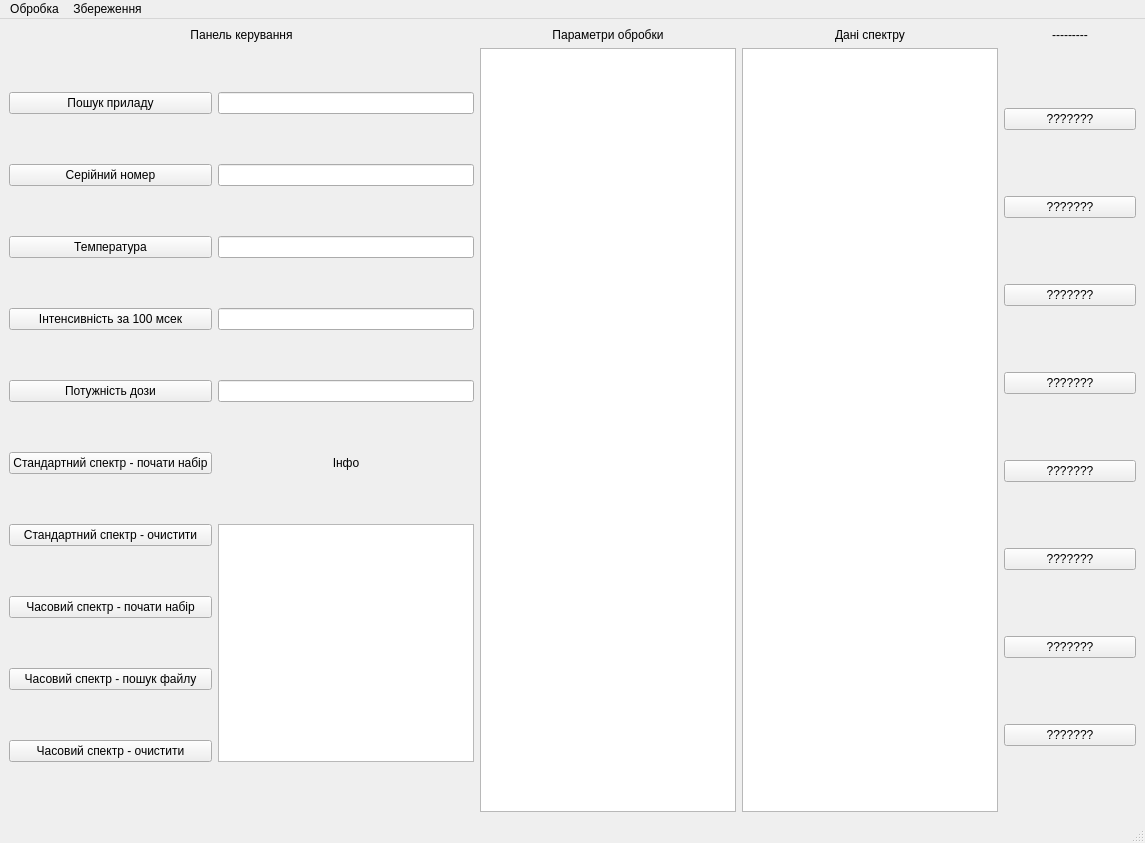
<?xml version="1.0" encoding="UTF-8"?>
<ui version="4.0">
 <class>MainWindow</class>
 <widget class="QMainWindow" name="MainWindow">
  <property name="geometry">
   <rect>
    <x>0</x>
    <y>0</y>
    <width>1145</width>
    <height>843</height>
   </rect>
  </property>
  <property name="windowTitle">
   <string>Командне вікно</string>
  </property>
  <widget class="QWidget" name="centralwidget">
   <layout class="QGridLayout" name="gridLayout_3">
    <item row="0" column="0">
     <layout class="QGridLayout" name="gridLayout_2">
      <item row="1" column="3">
       <layout class="QVBoxLayout" name="verticalLayout_2">
        <item>
         <widget class="QPushButton" name="pushButton_2">
          <property name="sizePolicy">
           <sizepolicy hsizetype="Expanding" vsizetype="Fixed">
            <horstretch>0</horstretch>
            <verstretch>0</verstretch>
           </sizepolicy>
          </property>
          <property name="text">
           <string>???????</string>
          </property>
         </widget>
        </item>
        <item>
         <widget class="QPushButton" name="pushButton_3">
          <property name="text">
           <string>???????</string>
          </property>
         </widget>
        </item>
        <item>
         <widget class="QPushButton" name="pushButton_4">
          <property name="text">
           <string>???????</string>
          </property>
         </widget>
        </item>
        <item>
         <widget class="QPushButton" name="pushButton_5">
          <property name="text">
           <string>???????</string>
          </property>
         </widget>
        </item>
        <item>
         <widget class="QPushButton" name="pushButton_6">
          <property name="text">
           <string>???????</string>
          </property>
         </widget>
        </item>
        <item>
         <widget class="QPushButton" name="pushButton_7">
          <property name="text">
           <string>???????</string>
          </property>
         </widget>
        </item>
        <item>
         <widget class="QPushButton" name="pushButton_8">
          <property name="text">
           <string>???????</string>
          </property>
         </widget>
        </item>
        <item>
         <widget class="QPushButton" name="pushButton">
          <property name="text">
           <string>???????</string>
          </property>
         </widget>
        </item>
       </layout>
      </item>
      <item row="0" column="0">
       <widget class="QLabel" name="label_2">
        <property name="text">
         <string>Панель керування</string>
        </property>
        <property name="alignment">
         <set>Qt::AlignCenter</set>         
        </property>
       </widget>
      </item>
      <item row="1" column="2">
       <widget class="QTextEdit" name="textEdit_2"/>
      </item>
      <item row="0" column="3">
       <widget class="QLabel" name="label_4">
        <property name="text">
         <string>---------</string>
        </property>
        <property name="alignment">
         <set>Qt::AlignCenter</set>
        </property>
       </widget>
      </item>
      <item row="0" column="1">
       <widget class="QLabel" name="label">
        <property name="text">
         <string>Параметри обробки</string>
        </property>
        <property name="alignment">
         <set>Qt::AlignCenter</set>
        </property>
       </widget>
      </item>
      <item row="0" column="2">
       <widget class="QLabel" name="label_3">
        <property name="text">
         <string>Дані спектру</string>
        </property>
        <property name="alignment">
         <set>Qt::AlignCenter</set>
        </property>
       </widget>
      </item>
      <item row="1" column="0">
       <layout class="QGridLayout" name="gridLayout">
        <item row="3" column="1">
         <widget class="QLineEdit" name="lineEdit_intence">
          <property name="sizePolicy">
           <sizepolicy hsizetype="Minimum" vsizetype="Fixed">
            <horstretch>0</horstretch>
            <verstretch>0</verstretch>
           </sizepolicy>
          </property>
         </widget>
        </item>
        <item row="4" column="1">
         <widget class="QLineEdit" name="lineEdit_paed">
          <property name="sizePolicy">
           <sizepolicy hsizetype="Minimum" vsizetype="Fixed">
            <horstretch>0</horstretch>
            <verstretch>0</verstretch>
           </sizepolicy>
          </property>
         </widget>
        </item>
        <item row="7" column="0">
         <widget class="QPushButton" name="pushButton_start_2_spectre">
          <property name="sizePolicy">
           <sizepolicy hsizetype="Expanding" vsizetype="Fixed">
            <horstretch>0</horstretch>
            <verstretch>0</verstretch>
           </sizepolicy>
          </property>
          <property name="text">
           <string>Часовий спектр - почати набір</string>
          </property>
         </widget>
        </item>
        <item row="9" column="0">
         <widget class="QPushButton" name="pushButton_clear_2_spectre">
          <property name="sizePolicy">
           <sizepolicy hsizetype="Expanding" vsizetype="Fixed">
            <horstretch>0</horstretch>
            <verstretch>0</verstretch>
           </sizepolicy>
          </property>
          <property name="text">
           <string>Часовий спектр - очистити</string>
          </property>
         </widget>
        </item>
        <item row="0" column="0">
         <widget class="QPushButton" name="pushButton_search_dev">
          <property name="sizePolicy">
           <sizepolicy hsizetype="Expanding" vsizetype="Fixed">
            <horstretch>0</horstretch>
            <verstretch>0</verstretch>
           </sizepolicy>
          </property>
          <property name="text">
           <string>Пошук приладу</string>
          </property>
         </widget>
        </item>
        <item row="6" column="1" rowspan="4">
         <widget class="QTextEdit" name="textEdit_3">
          <property name="sizePolicy">
           <sizepolicy hsizetype="Minimum" vsizetype="Expanding">
            <horstretch>0</horstretch>
            <verstretch>0</verstretch>
           </sizepolicy>
          </property>
         </widget>
        </item>
        <item row="3" column="0">
         <widget class="QPushButton" name="pushButton_intence">
          <property name="sizePolicy">
           <sizepolicy hsizetype="Expanding" vsizetype="Fixed">
            <horstretch>0</horstretch>
            <verstretch>0</verstretch>
           </sizepolicy>
          </property>
          <property name="text">
           <string>Інтенсивність за 100 мсек</string>
          </property>
         </widget>
        </item>
        <item row="4" column="0">
         <widget class="QPushButton" name="pushButton_paed">
          <property name="sizePolicy">
           <sizepolicy hsizetype="Expanding" vsizetype="Fixed">
            <horstretch>0</horstretch>
            <verstretch>0</verstretch>
           </sizepolicy>
          </property>
          <property name="text">
           <string>Потужність дози</string>
          </property>
         </widget>
        </item>
        <item row="1" column="0">
         <widget class="QPushButton" name="pushButton_ser_num_dev">
          <property name="sizePolicy">
           <sizepolicy hsizetype="Expanding" vsizetype="Fixed">
            <horstretch>0</horstretch>
            <verstretch>0</verstretch>
           </sizepolicy>
          </property>
          <property name="text">
           <string>Серійний номер</string>
          </property>
         </widget>
        </item>
        <item row="6" column="0">
         <widget class="QPushButton" name="pushButton_clear_1_spectre">
          <property name="sizePolicy">
           <sizepolicy hsizetype="Expanding" vsizetype="Fixed">
            <horstretch>0</horstretch>
            <verstretch>0</verstretch>
           </sizepolicy>
          </property>
          <property name="text">
           <string>Стандартний спектр - очистити</string>
          </property>
         </widget>
        </item>
        <item row="2" column="1">
         <widget class="QLineEdit" name="lineEdit_temp">
          <property name="sizePolicy">
           <sizepolicy hsizetype="Minimum" vsizetype="Fixed">
            <horstretch>0</horstretch>
            <verstretch>0</verstretch>
           </sizepolicy>
          </property>
         </widget>
        </item>
        <item row="1" column="1">
         <widget class="QLineEdit" name="lineEdit_ser_num">
          <property name="sizePolicy">
           <sizepolicy hsizetype="Minimum" vsizetype="Fixed">
            <horstretch>0</horstretch>
            <verstretch>0</verstretch>
           </sizepolicy>
          </property>
         </widget>
        </item>
        <item row="5" column="1">
         <widget class="QLabel" name="label_5">
          <property name="text">
           <string>Інфо</string>
          </property>
          <property name="alignment">
           <set>Qt::AlignCenter</set>
          </property>
         </widget>
        </item>
        <item row="5" column="0">
         <widget class="QPushButton" name="pushButton_start_1_spectre">
          <property name="sizePolicy">
           <sizepolicy hsizetype="Expanding" vsizetype="Fixed">
            <horstretch>0</horstretch>
            <verstretch>0</verstretch>
           </sizepolicy>
          </property>
          <property name="text">
           <string>Стандартний спектр - почати набір</string>
          </property>
         </widget>
        </item>
        <item row="0" column="1">
         <widget class="QLineEdit" name="lineEdit_search">
          <property name="sizePolicy">
           <sizepolicy hsizetype="Minimum" vsizetype="Fixed">
            <horstretch>0</horstretch>
            <verstretch>0</verstretch>
           </sizepolicy>
          </property>
         </widget>
        </item>
        <item row="2" column="0">
         <widget class="QPushButton" name="pushButton_temp_dev">
          <property name="sizePolicy">
           <sizepolicy hsizetype="Expanding" vsizetype="Fixed">
            <horstretch>0</horstretch>
            <verstretch>0</verstretch>
           </sizepolicy>
          </property>
          <property name="text">
           <string>Температура</string>
          </property>
         </widget>
        </item>
        <item row="8" column="0">
         <widget class="QPushButton" name="pushButton_9">
          <property name="text">
           <string>Часовий спектр - пошук файлу</string>
          </property>
         </widget>
        </item>
       </layout>
      </item>
      <item row="1" column="1">
       <widget class="QTextEdit" name="textEdit"/>
      </item>
     </layout>
    </item>
   </layout>
  </widget>
  <widget class="QStatusBar" name="statusbar"/>
  <widget class="QMenuBar" name="menuBar">
   <property name="geometry">
    <rect>
     <x>0</x>
     <y>0</y>
     <width>1145</width>
     <height>22</height>
    </rect>
   </property>
   <widget class="QMenu" name="menu">
    <property name="title">
     <string>Обробка</string>
    </property>
    <addaction name="action_1"/>
    <addaction name="separator"/>
    <addaction name="action_2"/>
    <addaction name="action_3"/>
   </widget>
   <widget class="QMenu" name="menu_2">
    <property name="title">
     <string>Збереження</string>
    </property>
   </widget>
   <addaction name="menu"/>
   <addaction name="menu_2"/>
  </widget>
  <action name="action_1">
   <property name="text">
    <string>Дія 1</string>
   </property>
  </action>
  <action name="action_2">
   <property name="text">
    <string>Дія 2</string>
   </property>
  </action>
  <action name="action_3">
   <property name="text">
    <string>Дія 3</string>
   </property>
  </action>
 </widget>
 <resources/>
 <connections/>
</ui>
